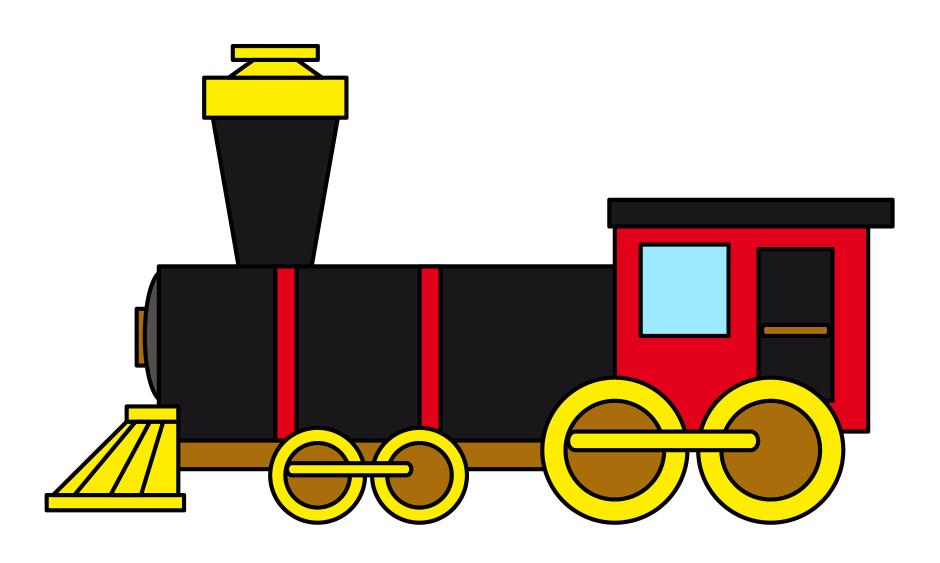
#> input picture image.png, 1879 x 1126 px (shown at 1/2 size)
$ python ImageConvert.py
#> lines starting #> are read from the running program, lines starting #| are printed output that depends on the picture
from skimage import io
from skimage.color import rgb2gray
from skimage.transform import rescale
import numpy as np
import math

characters = """ .:-=+*#%@"""

img = io.imread("image.png")
#> img is the input picture: shape (1126, 1879, 4); mean R, G, B, A 42.5, 27.6, 10.1, 105.6
img = rgb2gray(img)
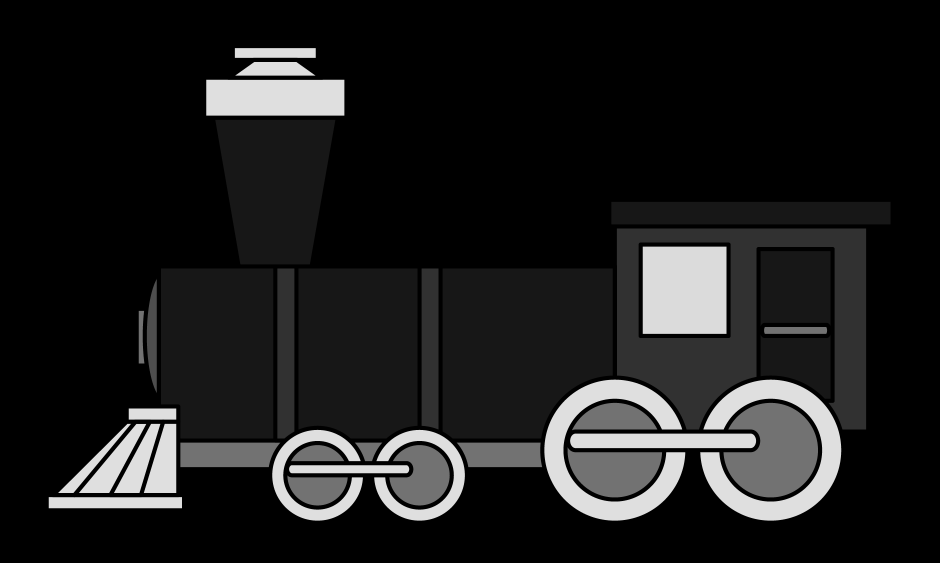
#> img: shape (1126, 1879) float64 (shown at 1/2 size); min 0, max 0.877, mean 0.116
height, width = img.shape
#> height = 1126; width = 1879
img = rescale(img, (400 / width))
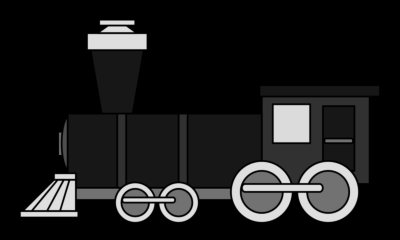
#> img: shape (240, 400) float64; min 0, max 0.877, mean 0.116
height, width = img.shape
#> height = 240; width = 400

character_width = 4
character_height = 10

# Pad image
padded_image = np.ones((height + int((height / character_height) % character_height), width + int((width / character_width) % character_width)))
padded_image[:height, :width] = img
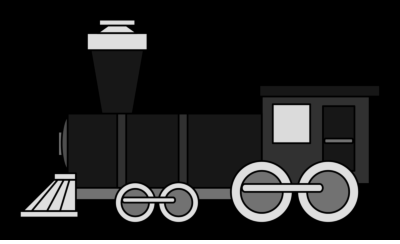
#> padded_image: shape (244, 400) float64; min 0, max 1, mean 0.13
padded_height, padded_width = padded_image.shape
#> padded_height = 244; padded_width = 400

# Reshape image
new_width = int(padded_width / character_width)
#> new_width = 100
new_height = int(padded_height / character_height)
#> new_height = 24
reshaped_image = np.ones((new_height, new_width))

for y in range(new_height):
    for x in range(new_width):
        # print(y, x)
        block = padded_image[(y*character_height):(y*character_height)+character_height, (x*character_width):(x*character_width)+character_width]
        print(characters[int(round(min(np.mean(block), 0.9), 1) * 10)], end='')
    print()
